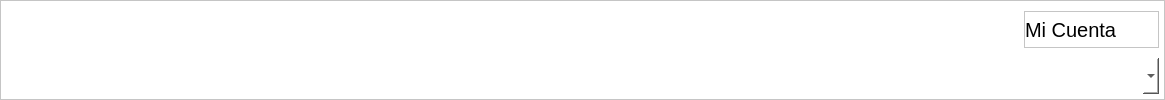
        <widget class="QFrame" name="frame_superior">
         <property name="minimumSize">
          <size>
           <width>0</width>
           <height>70</height>
          </size>
         </property>
         <property name="maximumSize">
          <size>
           <width>16777215</width>
           <height>100</height>
          </size>
         </property>
         <property name="cursor">
          <cursorShape>ArrowCursor</cursorShape>
         </property>
         <property name="styleSheet">
          <string notr="true">background-color: #ffffff;
border-bottom:0.1px solid #000;</string>
         </property>
         <property name="frameShape">
          <enum>QFrame::StyledPanel</enum>
         </property>
         <property name="frameShadow">
          <enum>QFrame::Raised</enum>
         </property>
         <layout class="QHBoxLayout" name="horizontalLayout_4">
          <property name="spacing">
           <number>0</number>
          </property>
          <property name="leftMargin">
           <number>0</number>
          </property>
          <property name="topMargin">
           <number>0</number>
          </property>
          <property name="rightMargin">
           <number>0</number>
          </property>
          <property name="bottomMargin">
           <number>0</number>
          </property>
          <item>
           <widget class="QPushButton" name="btnAtras">
            <property name="sizePolicy">
             <sizepolicy hsizetype="Preferred" vsizetype="Fixed">
              <horstretch>0</horstretch>
              <verstretch>0</verstretch>
             </sizepolicy>
            </property>
            <property name="cursor">
             <cursorShape>PointingHandCursor</cursorShape>
            </property>
            <property name="styleSheet">
             <string notr="true">QPushButton{
	
	border:none; 
	border-radius:18px;
	padding:3px 8px;
	
}


QPushButton:hover{
	background-color:#f2f2f2;
	
}
</string>
            </property>
            <property name="text">
             <string/>
            </property>
            <property name="icon">
             <iconset>
              <normaloff>../imagenes/atras.png</normaloff>../imagenes/atras.png</iconset>
            </property>
            <property name="iconSize">
             <size>
              <width>25</width>
              <height>35</height>
             </size>
            </property>
            <property name="checkable">
             <bool>false</bool>
            </property>
           </widget>
          </item>
          <item>
           <widget class="QPushButton" name="btnMenu">
            <property name="maximumSize">
             <size>
              <width>16777215</width>
              <height>40</height>
             </size>
            </property>
            <property name="font">
             <font>
              <family>Georgia</family>
              <weight>50</weight>
              <bold>false</bold>
             </font>
            </property>
            <property name="cursor">
             <cursorShape>PointingHandCursor</cursorShape>
            </property>
            <property name="focusPolicy">
             <enum>Qt::StrongFocus</enum>
            </property>
            <property name="styleSheet">
             <string notr="true">QPushButton{
	
	border:none; 
	border-radius:18px;
	padding:7px
	
}


QPushButton:hover{
	background-color:#f2f2f2;
	
}
</string>
            </property>
            <property name="text">
             <string/>
            </property>
            <property name="icon">
             <iconset>
              <normaloff>../imagenes/menu (1).png</normaloff>../imagenes/menu (1).png</iconset>
            </property>
            <property name="iconSize">
             <size>
              <width>25</width>
              <height>35</height>
             </size>
            </property>
            <property name="shortcut">
             <string/>
            </property>
            <property name="checkable">
             <bool>false</bool>
            </property>
            <property name="default">
             <bool>false</bool>
            </property>
            <property name="flat">
             <bool>false</bool>
            </property>
           </widget>
          </item>
          <item>
           <spacer name="horizontalSpacer">
            <property name="orientation">
             <enum>Qt::Horizontal</enum>
            </property>
            <property name="sizeHint" stdset="0">
             <size>
              <width>921</width>
              <height>20</height>
             </size>
            </property>
           </spacer>
          </item>
          <item>
           <widget class="QFrame" name="contCuenta">
            <property name="styleSheet">
             <string notr="true">#contCuenta {
	
	border-radius:8px;
	padding:5px;
	
}</string>
            </property>
            <property name="frameShape">
             <enum>QFrame::StyledPanel</enum>
            </property>
            <property name="frameShadow">
             <enum>QFrame::Raised</enum>
            </property>
            <layout class="QVBoxLayout" name="verticalLayout_15">
             <property name="spacing">
              <number>10</number>
             </property>
             <property name="leftMargin">
              <number>0</number>
             </property>
             <property name="topMargin">
              <number>5</number>
             </property>
             <property name="rightMargin">
              <number>0</number>
             </property>
             <property name="bottomMargin">
              <number>0</number>
             </property>
             <item>
              <widget class="QFrame" name="frame_15">
               <property name="styleSheet">
                <string notr="true"/>
               </property>
               <property name="frameShape">
                <enum>QFrame::StyledPanel</enum>
               </property>
               <property name="frameShadow">
                <enum>QFrame::Raised</enum>
               </property>
               <layout class="QHBoxLayout" name="horizontalLayout_2">
                <property name="spacing">
                 <number>0</number>
                </property>
                <property name="leftMargin">
                 <number>0</number>
                </property>
                <property name="topMargin">
                 <number>0</number>
                </property>
                <property name="rightMargin">
                 <number>0</number>
                </property>
                <property name="bottomMargin">
                 <number>0</number>
                </property>
                <item>
                 <widget class="QLabel" name="label_8">
                  <property name="font">
                   <font>
                    <pointsize>15</pointsize>
                   </font>
                  </property>
                  <property name="styleSheet">
                   <string notr="true"/>
                  </property>
                  <property name="text">
                   <string>Mi Cuenta</string>
                  </property>
                 </widget>
                </item>
                <item alignment="Qt::AlignHCenter|Qt::AlignVCenter">
                 <widget class="QPushButton" name="btnLogut">
                  <property name="minimumSize">
                   <size>
                    <width>0</width>
                    <height>30</height>
                   </size>
                  </property>
                  <property name="maximumSize">
                   <size>
                    <width>40</width>
                    <height>16777215</height>
                   </size>
                  </property>
                  <property name="cursor">
                   <cursorShape>PointingHandCursor</cursorShape>
                  </property>
                  <property name="styleSheet">
                   <string notr="true">QPushButton{
	background:#fff;
	border-radius:18px;
	padding:3px 10px
}

QPushButton:hover{
	background-color:#f2f2f2  ;
	
}

</string>
                  </property>
                  <property name="text">
                   <string/>
                  </property>
                  <property name="icon">
                   <iconset>
                    <normaloff>../../../Downloads/usuario.png</normaloff>../../../Downloads/usuario.png</iconset>
                  </property>
                  <property name="iconSize">
                   <size>
                    <width>25</width>
                    <height>35</height>
                   </size>
                  </property>
                 </widget>
                </item>
               </layout>
              </widget>
             </item>
             <item>
              <widget class="QComboBox" name="cboCuenta">
               <property name="sizePolicy">
                <sizepolicy hsizetype="Preferred" vsizetype="Ignored">
                 <horstretch>0</horstretch>
                 <verstretch>0</verstretch>
                </sizepolicy>
               </property>
               <property name="font">
                <font>
                 <pointsize>17</pointsize>
                </font>
               </property>
               <property name="styleSheet">
                <string notr="true">border:none;
padding:5px;
</string>
               </property>
               <property name="editable">
                <bool>false</bool>
               </property>
               <property name="currentIndex">
                <number>-1</number>
               </property>
               <item>
                <property name="text">
                 <string>Cerrar</string>
                </property>
               </item>
               <item>
                <property name="text">
                 <string>Salir</string>
                </property>
               </item>
              </widget>
             </item>
            </layout>
           </widget>
          </item>
         </layout>
        </widget>
